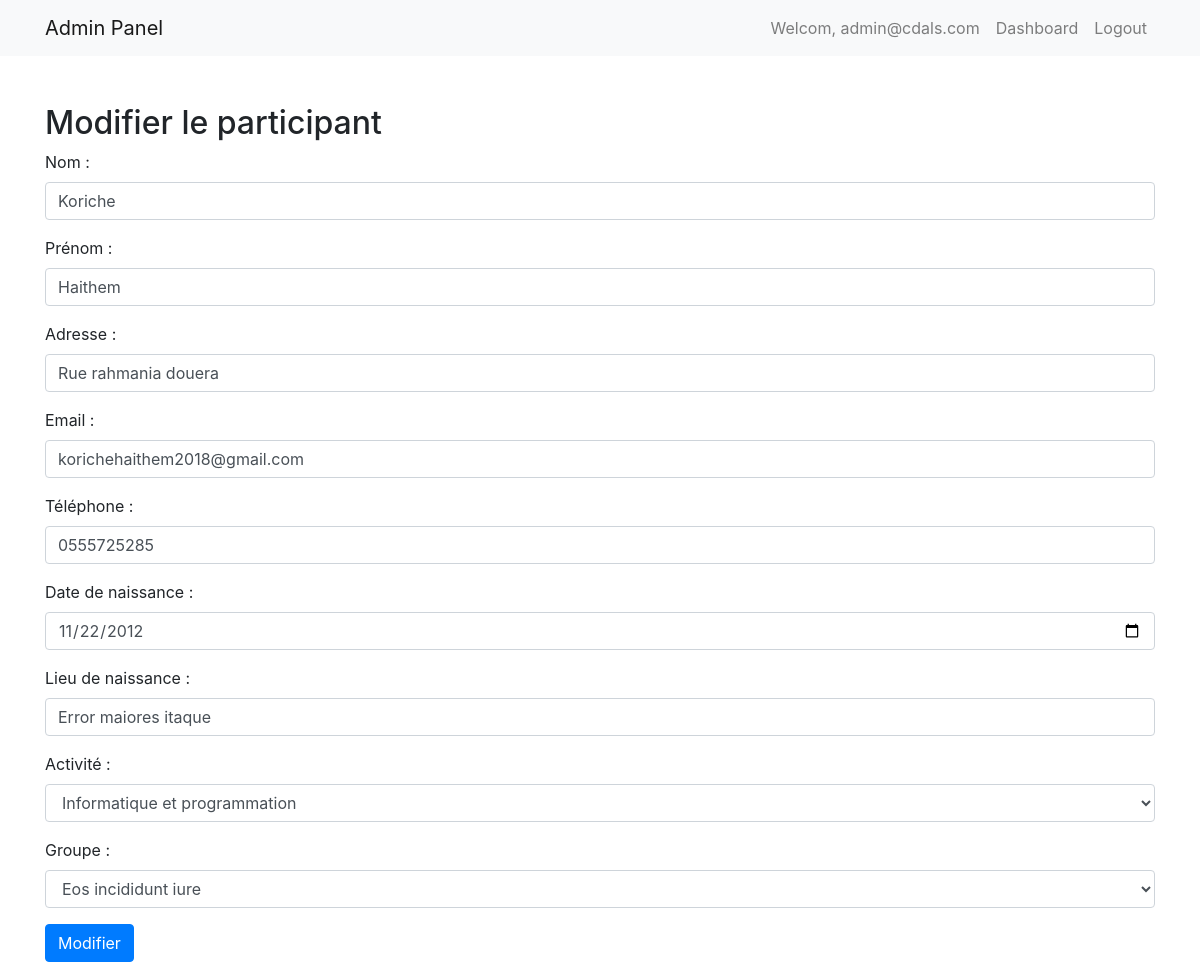
Before: /admin/participants/modifier.php?id=37 (signed in) with the older database file.
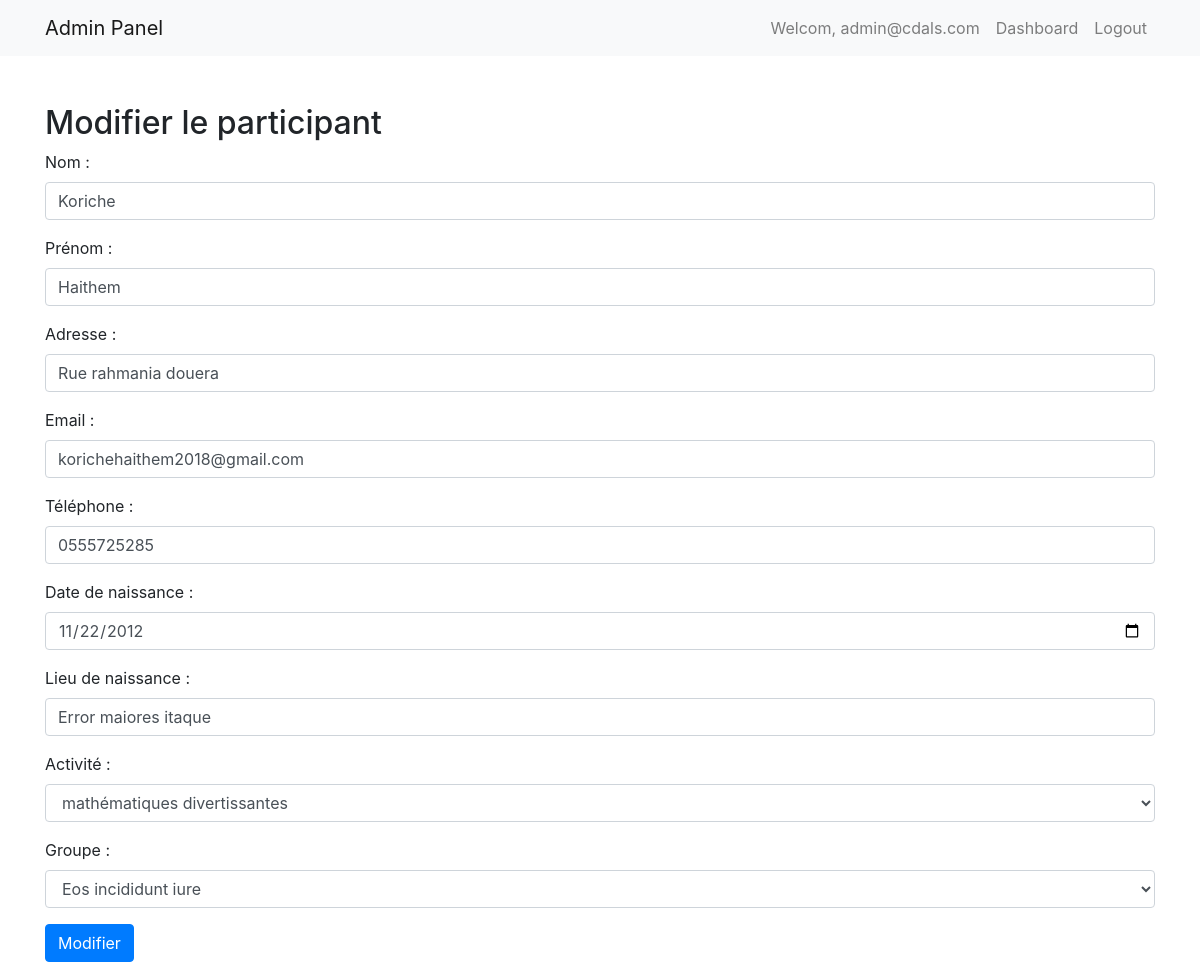
After: the same page with the newer database file.
### tables this page shows
CREATE TABLE `participants` (
  `ID_p` int(10) NOT NULL,
  `Nom_p` varchar(255) NOT NULL,
  `prenom_p` varchar(255) NOT NULL,
  `addres_p` varchar(255) NOT NULL,
  `Email_p` varchar(255) NOT NULL,
  `telephon_p` varchar(255) NOT NULL,
  `date_n_p` date NOT NULL,
  `lieu_n_p` varchar(255) NOT NULL,
  `ID_act_foreign` int(11) DEFAULT NULL,
  `ID_grp_foreign` int(11) DEFAULT NULL
);

CREATE TABLE `activities` (
  `ID_act` int(10) NOT NULL,
  `titre_act` varchar(255) NOT NULL,
  `description_act` text NOT NULL,
  `image_act` varchar(255) DEFAULT NULL,
  `ID_ate_foreign` int(11) NOT NULL
);

CREATE TABLE `groups` (
  `ID_grp` int(10) NOT NULL,
  `int_grp` varchar(255) NOT NULL,
  `date_deb_grp` date NOT NULL
);

### admin/participants/modifier.php (the view, shortened to what this page needs)
<?php
require_once '../../config/bdd.php';
if (isset($_GET["id"])) {
    $id = $_GET["id"];
    $activities = [];
    $sql = "SELECT * FROM activities";
    $result = $conn->query($sql);
    if ($result->num_rows > 0) {
        while ($row = $result->fetch_assoc()) {
            $activities[] = $row;
        }
    }
    $groupes = [];
    $sql = "SELECT * FROM groups";
    $result = $conn->query($sql);
    if ($result->num_rows > 0) {
        while ($row = $result->fetch_assoc()) {
            $groupes[] = $row;
        }
    }
    $stmt = $conn->prepare("SELECT participants.*, activities.titre_act, groups.int_grp FROM participants LEFT JOIN activities ON participants.ID_act_foreign = activities.ID_act LEFT JOIN groups ON participants.ID_grp_foreign = groups.ID_grp WHERE participants.ID_p = ?");
    $stmt->bind_param("i", $id);
    $stmt->execute();
    $result = $stmt->get_result();
    if ($result->num_rows > 0) {
        $participant = $result->fetch_assoc();
    } else {
        echo "Participant non trouvé.";
        exit();
    }
} else {
    echo "ID du participant non spécifié.";
    exit();
}
?>
<?php include("../layout.php"); ?>
<div class="container">
    <h2>Modifier le participant</h2>
    <form method="post" action="">
        <div class="form-group">
            <label for="nom">Nom :</label>
            <input type="text" class="form-control" id="nom" name="nom" value="<?php echo $participant["Nom_p"]; ?>" required>
        </div>
        <div class="form-group">
            <label for="prenom">Prénom :</label>
            <input type="text" class="form-control" id="prenom" name="prenom" value="<?php echo $participant["prenom_p"]; ?>" required>
        </div>
        <div class="form-group">
            <label for="adresse">Adresse :</label>
            <input type="text" class="form-control" id="adresse" name="adresse" value="<?php echo $participant["addres_p"]; ?>" required>
        </div>
        <div class="form-group">
            <label for="email">Email :</label>
            <input type="email" class="form-control" id="email" name="email" value="<?php echo $participant["Email_p"]; ?>" required>
        </div>
        <div class="form-group">
            <label for="telephone">Téléphone :</label>
            <input type="text" class="form-control" id="telephone" name="telephone" value="<?php echo $participant["telephon_p"]; ?>" required>
        </div>
        <div class="form-group">
            <label for="date_naissance">Date de naissance :</label>
            <input type="date" class="form-control" id="date_naissance" name="date_naissance" value="<?php echo $participant["date_n_p"]; ?>" required>
        </div>
        <div class="form-group">
            <label for="lieu_naissance">Lieu de naissance :</label>
            <input type="text" class="form-control" id="lieu_naissance" name="lieu_naissance" value="<?php echo $participant["lieu_n_p"]; ?>" required>
        </div>
        <div class="form-group">
            <label for="id_activite">Activité :</label>
            <select class="form-control" id="id_activite" name="id_activite" required>
                <?php foreach ($activities as $activite) : ?>
                    <option value="<?php echo $activite["ID_act"]; ?>" <?php if ($activite["ID_act"] == $participant["ID_act_foreign"]) echo "selected"; ?>><?php echo $activite["titre_act"]; ?></option>
                <?php endforeach; ?>
            </select>
        </div>
        <div class="form-group">
            <label for="id_groupe">Groupe :</label>
            <select class="form-control" id="id_groupe" name="id_groupe" required>
                <?php foreach ($groupes as $groupe) : ?>
                    <option value="<?php echo $groupe["ID_grp"]; ?>" <?php if ($groupe["ID_grp"] == $participant["ID_grp_foreign"]) echo "selected"; ?>><?php echo $groupe["int_grp"]; ?></option>
                <?php endforeach; ?>
            </select>
        </div>
        <button type="submit" class="btn btn-primary">Modifier</button>
    </form>
</div>

Changed rows visible on the page:
changed participants "Koriche": id_activite "Informatique et programmation" → "mathématiques divertissantes"
